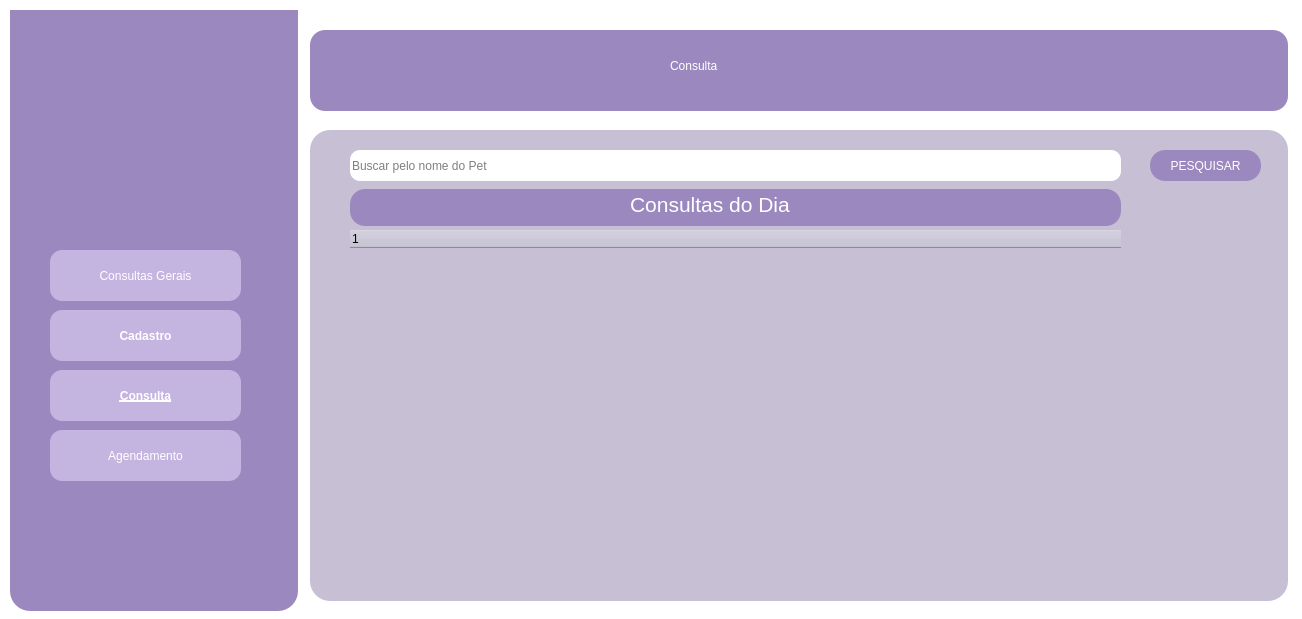
<?xml version="1.0" encoding="UTF-8"?>
<ui version="4.0">
 <class>consultasdodia</class>
 <widget class="QDialog" name="consultasdodia">
  <property name="geometry">
   <rect>
    <x>0</x>
    <y>0</y>
    <width>1302</width>
    <height>619</height>
   </rect>
  </property>
  <property name="windowTitle">
   <string>Consultas Do Dia</string>
  </property>
  <property name="styleSheet">
   <string notr="true">background-color: rgb(255, 255, 255);</string>
  </property>
  <widget class="QWidget" name="widget" native="true">
   <property name="geometry">
    <rect>
     <x>310</x>
     <y>30</y>
     <width>978</width>
     <height>81</height>
    </rect>
   </property>
   <property name="styleSheet">
    <string notr="true">background-color: #9B88BF; border-radius: 15px</string>
   </property>
   <widget class="QLabel" name="titulo_2">
    <property name="geometry">
     <rect>
      <x>360</x>
      <y>10</y>
      <width>471</width>
      <height>51</height>
     </rect>
    </property>
    <property name="styleSheet">
     <string notr="true">font: 30pt &quot;Garamond&quot;; color: #ffffff</string>
    </property>
    <property name="text">
     <string>Consulta</string>
    </property>
   </widget>
  </widget>
  <widget class="QWidget" name="data_background" native="true">
   <property name="geometry">
    <rect>
     <x>310</x>
     <y>130</y>
     <width>978</width>
     <height>471</height>
    </rect>
   </property>
   <property name="autoFillBackground">
    <bool>false</bool>
   </property>
   <property name="styleSheet">
    <string notr="true">background-color: #C7C0D5; border-radius: 20px</string>
   </property>
   <widget class="QLineEdit" name="lineEdit">
    <property name="geometry">
     <rect>
      <x>40</x>
      <y>20</y>
      <width>771</width>
      <height>31</height>
     </rect>
    </property>
    <property name="styleSheet">
     <string notr="true">background-color: rgb(255, 255, 255);
color: rgb(0, 0, 0);
border-radius: 10px;</string>
    </property>
    <property name="text">
     <string/>
    </property>
    <property name="placeholderText">
     <string>Buscar pelo nome do Pet</string>
    </property>
   </widget>
   <widget class="QPushButton" name="pesquisarrButton_3">
    <property name="geometry">
     <rect>
      <x>840</x>
      <y>20</y>
      <width>111</width>
      <height>31</height>
     </rect>
    </property>
    <property name="styleSheet">
     <string notr="true">background-color: #9B88BF;
font: 700 15pt &quot;System&quot;;
border-radius: 15px;
padding: 5px;
color: #ffffff</string>
    </property>
    <property name="text">
     <string>PESQUISAR</string>
    </property>
   </widget>
   <widget class="QTreeWidget" name="treeWidget">
    <property name="geometry">
     <rect>
      <x>40</x>
      <y>100</y>
      <width>771</width>
      <height>351</height>
     </rect>
    </property>
    <column>
     <property name="text">
      <string notr="true">1</string>
     </property>
    </column>
   </widget>
   <widget class="QWidget" name="widget_2" native="true">
    <property name="geometry">
     <rect>
      <x>40</x>
      <y>59</y>
      <width>771</width>
      <height>37</height>
     </rect>
    </property>
    <property name="styleSheet">
     <string notr="true">background-color: #9B88BF; border-radius: 15px</string>
    </property>
    <widget class="QLabel" name="label">
     <property name="geometry">
      <rect>
       <x>280</x>
       <y>0</y>
       <width>211</width>
       <height>31</height>
      </rect>
     </property>
     <property name="font">
      <font>
       <pointsize>16</pointsize>
      </font>
     </property>
     <property name="styleSheet">
      <string notr="true">color: rgb(255, 255, 255);</string>
     </property>
     <property name="text">
      <string>Consultas do Dia</string>
     </property>
    </widget>
   </widget>
  </widget>
  <widget class="QWidget" name="sidebar" native="true">
   <property name="geometry">
    <rect>
     <x>10</x>
     <y>10</y>
     <width>288</width>
     <height>601</height>
    </rect>
   </property>
   <property name="styleSheet">
    <string notr="true">background-color: #9B88BF; border-radius: 20px</string>
   </property>
   <widget class="QPushButton" name="menuButton_2">
    <property name="geometry">
     <rect>
      <x>40</x>
      <y>240</y>
      <width>191</width>
      <height>51</height>
     </rect>
    </property>
    <property name="styleSheet">
     <string notr="true">background-color: #C4B4E0;
font: 700 9pt &quot;System&quot;;
border-radius: 12px;
padding: 5px;
color: #ffffff</string>
    </property>
    <property name="text">
     <string>Consultas Gerais</string>
    </property>
   </widget>
   <widget class="QPushButton" name="consultaButton_2">
    <property name="geometry">
     <rect>
      <x>40</x>
      <y>360</y>
      <width>191</width>
      <height>51</height>
     </rect>
    </property>
    <property name="font">
     <font>
      <family>System</family>
      <pointsize>9</pointsize>
      <italic>false</italic>
      <bold>true</bold>
      <underline>true</underline>
     </font>
    </property>
    <property name="styleSheet">
     <string notr="true">background-color: #C4B4E0;
font: 700 9pt &quot;System&quot;;
border-radius: 12px;
padding: 5px;
color: #ffffff</string>
    </property>
    <property name="text">
     <string>Consulta</string>
    </property>
   </widget>
   <widget class="QPushButton" name="agendamentoButton_2">
    <property name="geometry">
     <rect>
      <x>40</x>
      <y>420</y>
      <width>191</width>
      <height>51</height>
     </rect>
    </property>
    <property name="styleSheet">
     <string notr="true">background-color: #C4B4E0;
font: 700 9pt &quot;System&quot;;
border-radius: 12px;
padding: 5px;
color: #ffffff</string>
    </property>
    <property name="text">
     <string>Agendamento</string>
    </property>
   </widget>
   <widget class="QLabel" name="label_2">
    <property name="geometry">
     <rect>
      <x>-40</x>
      <y>-100</y>
      <width>371</width>
      <height>391</height>
     </rect>
    </property>
    <property name="text">
     <string/>
    </property>
    <property name="pixmap">
     <pixmap resource="resources/resources.qrc">:/images/images/logo4.png</pixmap>
    </property>
    <property name="scaledContents">
     <bool>true</bool>
    </property>
   </widget>
   <widget class="QPushButton" name="pushButton_6">
    <property name="geometry">
     <rect>
      <x>40</x>
      <y>300</y>
      <width>191</width>
      <height>51</height>
     </rect>
    </property>
    <property name="font">
     <font>
      <family>System</family>
      <pointsize>9</pointsize>
      <italic>false</italic>
      <bold>true</bold>
     </font>
    </property>
    <property name="styleSheet">
     <string notr="true">background-color: #C4B4E0;
font: 700 9pt &quot;System&quot;;
border-radius: 12px;
padding: 5px;
color: rgb(255, 255, 255);</string>
    </property>
    <property name="text">
     <string>Cadastro</string>
    </property>
   </widget>
   <zorder>agendamentoButton_2</zorder>
   <zorder>label_2</zorder>
   <zorder>menuButton_2</zorder>
   <zorder>consultaButton_2</zorder>
   <zorder>pushButton_6</zorder>
  </widget>
 </widget>
 <resources>
  <include location="resources/resources.qrc"/>
 </resources>
 <connections/>
</ui>
